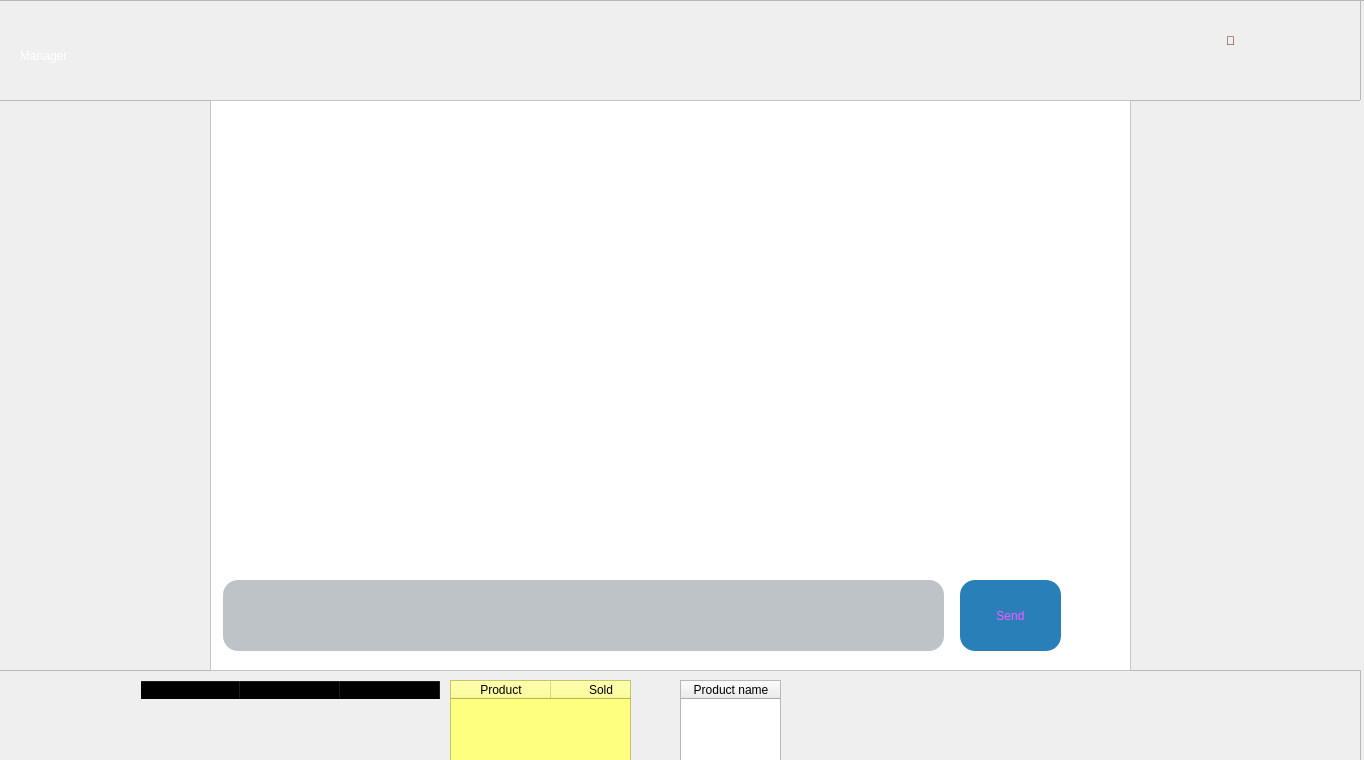
<?xml version="1.0" encoding="UTF-8"?>
<ui version="4.0">
 <class>Dialog</class>
 <widget class="QDialog" name="Dialog">
  <property name="geometry">
   <rect>
    <x>0</x>
    <y>0</y>
    <width>1364</width>
    <height>760</height>
   </rect>
  </property>
  <property name="windowTitle">
   <string>Dialog</string>
  </property>
  <widget class="QFrame" name="bg">
   <property name="geometry">
    <rect>
     <x>-10</x>
     <y>0</y>
     <width>1381</width>
     <height>771</height>
    </rect>
   </property>
   <property name="sizePolicy">
    <sizepolicy hsizetype="Expanding" vsizetype="Expanding">
     <horstretch>0</horstretch>
     <verstretch>0</verstretch>
    </sizepolicy>
   </property>
   <property name="styleSheet">
    <string notr="true">#bg{background-image: url('Ui/Untitled design.png');
		}</string>
   </property>
   <property name="frameShape">
    <enum>QFrame::StyledPanel</enum>
   </property>
   <property name="frameShadow">
    <enum>QFrame::Raised</enum>
   </property>
   <widget class="QFrame" name="Header">
    <property name="geometry">
     <rect>
      <x>0</x>
      <y>0</y>
      <width>1371</width>
      <height>101</height>
     </rect>
    </property>
    <property name="styleSheet">
     <string notr="true"/>
    </property>
    <property name="frameShape">
     <enum>QFrame::StyledPanel</enum>
    </property>
    <property name="frameShadow">
     <enum>QFrame::Raised</enum>
    </property>
    <widget class="QLabel" name="Hlabel">
     <property name="geometry">
      <rect>
       <x>30</x>
       <y>20</y>
       <width>241</width>
       <height>71</height>
      </rect>
     </property>
     <property name="styleSheet">
      <string notr="true">color: rgb(255, 255, 255);
font: 36pt &quot;Maiandra GD&quot;;</string>
     </property>
     <property name="text">
      <string>Manager</string>
     </property>
    </widget>
    <widget class="QToolButton" name="MessageButton">
     <property name="geometry">
      <rect>
       <x>1170</x>
       <y>10</y>
       <width>141</width>
       <height>61</height>
      </rect>
     </property>
     <property name="styleSheet">
      <string notr="true">color: rgb(85, 0, 0);
border: none;
font: 24pt &quot;Maiandra GD&quot;;
</string>
     </property>
     <property name="text">
      <string>💬</string>
     </property>
    </widget>
   </widget>
   <widget class="QFrame" name="footer">
    <property name="geometry">
     <rect>
      <x>0</x>
      <y>670</y>
      <width>1371</width>
      <height>101</height>
     </rect>
    </property>
    <property name="styleSheet">
     <string notr="true"/>
    </property>
    <property name="frameShape">
     <enum>QFrame::StyledPanel</enum>
    </property>
    <property name="frameShadow">
     <enum>QFrame::Raised</enum>
    </property>
    <widget class="QTableWidget" name="InvTable">
     <property name="geometry">
      <rect>
       <x>460</x>
       <y>10</y>
       <width>181</width>
       <height>661</height>
      </rect>
     </property>
     <property name="styleSheet">
      <string notr="true">font: 12pt &quot;Maiandra GD&quot;;
background-color: rgb(255, 255, 127);</string>
     </property>
     <property name="verticalScrollBarPolicy">
      <enum>Qt::ScrollBarAlwaysOff</enum>
     </property>
     <property name="horizontalScrollBarPolicy">
      <enum>Qt::ScrollBarAlwaysOff</enum>
     </property>
     <property name="alternatingRowColors">
      <bool>true</bool>
     </property>
     <property name="selectionMode">
      <enum>QAbstractItemView::NoSelection</enum>
     </property>
     <attribute name="verticalHeaderVisible">
      <bool>false</bool>
     </attribute>
     <column>
      <property name="text">
       <string>Product</string>
      </property>
     </column>
     <column>
      <property name="text">
       <string>Sold</string>
      </property>
     </column>
     <column>
      <property name="text">
       <string>In Stock</string>
      </property>
     </column>
     <column>
      <property name="text">
       <string>Price</string>
      </property>
     </column>
    </widget>
    <widget class="QTableWidget" name="EmployeeTable">
     <property name="geometry">
      <rect>
       <x>150</x>
       <y>10</y>
       <width>301</width>
       <height>561</height>
      </rect>
     </property>
     <property name="styleSheet">
      <string notr="true">font: 12pt &quot;Maiandra GD&quot;;
background-color:transparent;</string>
     </property>
     <property name="alternatingRowColors">
      <bool>true</bool>
     </property>
     <attribute name="horizontalHeaderVisible">
      <bool>true</bool>
     </attribute>
     <attribute name="horizontalHeaderHighlightSections">
      <bool>true</bool>
     </attribute>
     <attribute name="verticalHeaderVisible">
      <bool>false</bool>
     </attribute>
     <column>
      <property name="text">
       <string>ID</string>
      </property>
     </column>
     <column>
      <property name="text">
       <string>Name</string>
      </property>
     </column>
     <column>
      <property name="text">
       <string>Phone</string>
      </property>
     </column>
     <column>
      <property name="text">
       <string>Email</string>
      </property>
     </column>
    </widget>
    <widget class="QTableWidget" name="ReportTable">
     <property name="geometry">
      <rect>
       <x>690</x>
       <y>10</y>
       <width>101</width>
       <height>611</height>
      </rect>
     </property>
     <property name="styleSheet">
      <string notr="true">font: 12pt &quot;Maiandra GD&quot;;
</string>
     </property>
     <column>
      <property name="text">
       <string>Product name</string>
      </property>
     </column>
     <column>
      <property name="text">
       <string>Sold</string>
      </property>
     </column>
     <column>
      <property name="text">
       <string>Remaining</string>
      </property>
     </column>
    </widget>
   </widget>
   <widget class="QListWidget" name="ButtonList">
    <property name="geometry">
     <rect>
      <x>1140</x>
      <y>100</y>
      <width>231</width>
      <height>571</height>
     </rect>
    </property>
    <property name="styleSheet">
     <string notr="true">border:none;
font: 22pt &quot;Palatino Linotype&quot;;
background-color:transparent;</string>
    </property>
   </widget>
   <widget class="QFrame" name="homebg">
    <property name="geometry">
     <rect>
      <x>220</x>
      <y>100</y>
      <width>921</width>
      <height>571</height>
     </rect>
    </property>
    <property name="styleSheet">
     <string notr="true">background-color: rgb(255, 255, 255);</string>
    </property>
    <property name="frameShape">
     <enum>QFrame::StyledPanel</enum>
    </property>
    <property name="frameShadow">
     <enum>QFrame::Raised</enum>
    </property>
    <widget class="QWidget" name="home" native="true">
     <property name="geometry">
      <rect>
       <x>0</x>
       <y>0</y>
       <width>921</width>
       <height>591</height>
      </rect>
     </property>
     <property name="styleSheet">
      <string notr="true">background-color: transparent;</string>
     </property>
     <layout class="QVBoxLayout" name="verticalLayout_5">
      <item>
       <widget class="QListWidget" name="homewid">
        <property name="styleSheet">
         <string notr="true">background-color: transparent;
font: 8pt &quot;Palatino Linotype&quot;;
border:none;</string>
        </property>
        <property name="selectionMode">
         <enum>QAbstractItemView::NoSelection</enum>
        </property>
       </widget>
      </item>
     </layout>
    </widget>
    <widget class="QWidget" name="MessageArea" native="true">
     <property name="geometry">
      <rect>
       <x>0</x>
       <y>-10</y>
       <width>921</width>
       <height>581</height>
      </rect>
     </property>
     <property name="styleSheet">
      <string notr="true">background-color: transparent;</string>
     </property>
     <widget class="QTextEdit" name="MessageEdit">
      <property name="geometry">
       <rect>
        <x>13</x>
        <y>490</y>
        <width>721</width>
        <height>71</height>
       </rect>
      </property>
      <property name="styleSheet">
       <string notr="true">background-color:rgb(189, 195, 199);
border-radius: 15px;</string>
      </property>
      <property name="html">
       <string>&lt;!DOCTYPE HTML PUBLIC &quot;-//W3C//DTD HTML 4.0//EN&quot; &quot;http://www.w3.org/TR/REC-html40/strict.dtd&quot;&gt;
&lt;html&gt;&lt;head&gt;&lt;meta name=&quot;qrichtext&quot; content=&quot;1&quot; /&gt;&lt;style type=&quot;text/css&quot;&gt;
p, li { white-space: pre-wrap; }
&lt;/style&gt;&lt;/head&gt;&lt;body style=&quot; font-family:'MS Shell Dlg 2'; font-size:8.25pt; font-weight:400; font-style:normal;&quot;&gt;
&lt;p style=&quot;-qt-paragraph-type:empty; margin-top:0px; margin-bottom:0px; margin-left:0px; margin-right:0px; -qt-block-indent:0; text-indent:0px;&quot;&gt;&lt;br /&gt;&lt;/p&gt;&lt;/body&gt;&lt;/html&gt;</string>
      </property>
     </widget>
     <widget class="QPushButton" name="SendButton">
      <property name="geometry">
       <rect>
        <x>750</x>
        <y>490</y>
        <width>101</width>
        <height>71</height>
       </rect>
      </property>
      <property name="styleSheet">
       <string notr="true">QPushButton{
	font: 87 11pt &quot;Arial Black&quot;;
	border-radius: 15px;
	background-color: rgb(41, 128, 185);
	color: rgb(255, 85, 255);
	border: none;
	
}
QPushlButton:hover{
	font-weight: bold;
}</string>
      </property>
      <property name="text">
       <string>Send</string>
      </property>
     </widget>
     <widget class="QListView" name="MessageDisp">
      <property name="geometry">
       <rect>
        <x>-10</x>
        <y>0</y>
        <width>921</width>
        <height>481</height>
       </rect>
      </property>
      <property name="sizePolicy">
       <sizepolicy hsizetype="Fixed" vsizetype="Fixed">
        <horstretch>0</horstretch>
        <verstretch>0</verstretch>
       </sizepolicy>
      </property>
      <property name="styleSheet">
       <string notr="true">border:none;</string>
      </property>
     </widget>
    </widget>
   </widget>
   <widget class="QListWidget" name="MenuList">
    <property name="geometry">
     <rect>
      <x>10</x>
      <y>100</y>
      <width>211</width>
      <height>571</height>
     </rect>
    </property>
    <property name="styleSheet">
     <string notr="true">background-color: transparent;</string>
    </property>
   </widget>
   <zorder>ButtonList</zorder>
   <zorder>Header</zorder>
   <zorder>footer</zorder>
   <zorder>homebg</zorder>
   <zorder>MenuList</zorder>
  </widget>
 </widget>
 <resources/>
 <connections/>
</ui>
